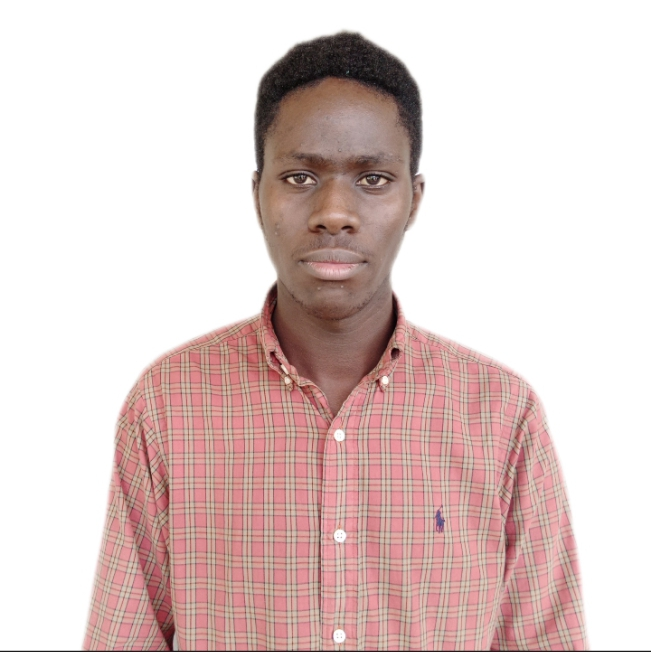
#> input picture Day3CV/VideoCaptureInClass/rono.jpeg, 651 x 652 px
$ python drawLine.py
#> lines starting #> are read from the running program, lines starting #| are printed output that depends on the picture
import numpy as np
import cv2

# Create a black image
# img = np.zeros((512,512,3), np.uint8)
img = cv2.imread("rono.jpeg", cv2.IMREAD_COLOR)
#> img is the input picture: shape (652, 651, 3); mean B, G, R 201.6, 203.9, 223.3

# Draw a diagonal blue line with thickness of 5 px
# img = cv2.line(img,(0,0),(511,511),(255,0,0),5)
#rectangle
img = cv2.rectangle(img,(384,0),(510,128),(0,255,0),3)
#drawing a circle
img = cv2.circle(img,(447,63), 63, (0,0,255), -1)
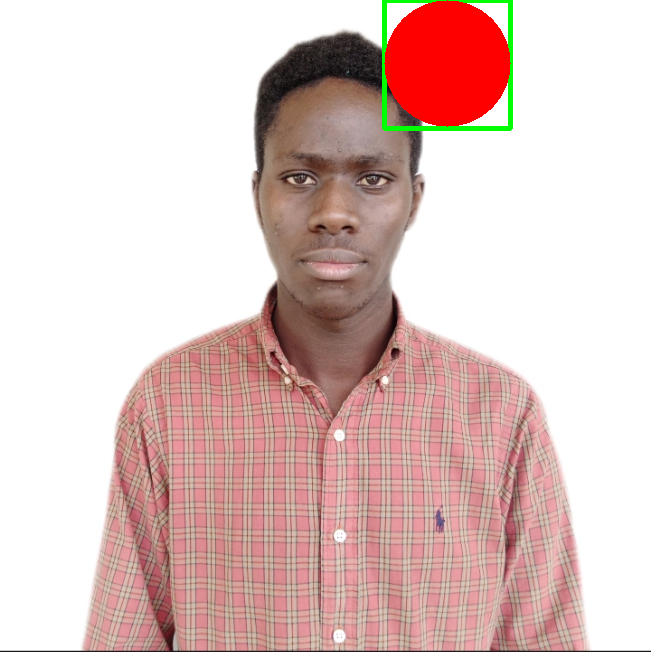
#> img: shape (652, 651, 3); mean B, G, R 193.7, 197.3, 222.9

cv2.imshow('image',img)

cv2.waitKey(0)
cv2.destroyAllWindows()
